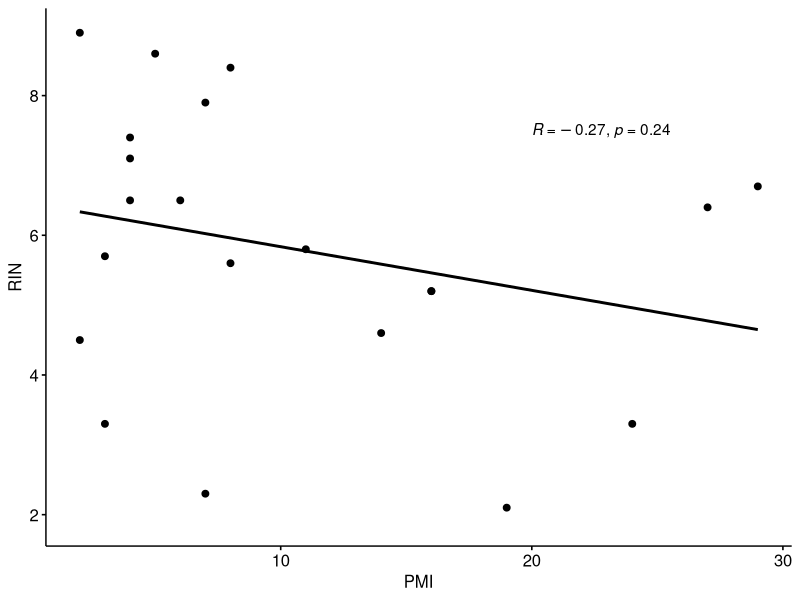

Reproduce this figure in R. (Note: this script raises an error after producing the figure.)
## ---- chunk 1
knitr::opts_knit$set(root.dir = ".")
## ---- chunk 2
#source(here::here("bulkRNA/scripts/R", "file_paths_and_colours.R"))
library("ggpubr")
library(dplyr)
## ---- chunk 3
meta <- read.delim("../metadata/metadata.txt")
seq_info <- read.delim("../metadata/LBD_snRNAseq_info.txt")
NPID_sampleID <- read.delim("../metadata/NPID_sampleID.txt")

# merge
seq_NPID <- merge(seq_info, NPID_sampleID, by = "Sample_ID")
seq_meta <- merge(seq_NPID, meta, by = "NPID")

setdiff(seq_NPID$NPID, seq_meta$NPID)

# Keep only unique entries based on the 'id' column
metadata <- seq_meta %>% distinct(NPID, .keep_all = TRUE)
write.table(metadata, "../metadata/metadata_seq_info.txt", sep = "\t", quote = FALSE, row.names = FALSE)
## ---- chunk 4
total_sex_percent <- meta %>% 
  group_by(sex_inferred) %>%
  dplyr::count() %>% 
  ungroup(sex_inferred) %>% 
  mutate(perc = `n` / sum(`n`)) %>% 
  arrange(perc) %>%
  mutate(labels = scales::percent(perc))
## ---- chunk 5
saveToPDF <- function(...) {
  d = dev.copy(pdf, ...)
  dev.off(d)
}
ggscatter(meta, x = "PMI", y = "RIN", 
          add = "reg.line", conf.int = FALSE, 
          cor.coeff.args = list(label.x = 20, label.y = 7.5),
          cor.coef = TRUE, cor.method = "pearson",
          xlab = "PMI", ylab = "RIN"
          )
path <- paste0("../results/clinical/PMI_RIN")
saveToPDF(paste0(path, ".pdf"), width = 6, height = 4)

median(na.omit(metadata$RIN))
